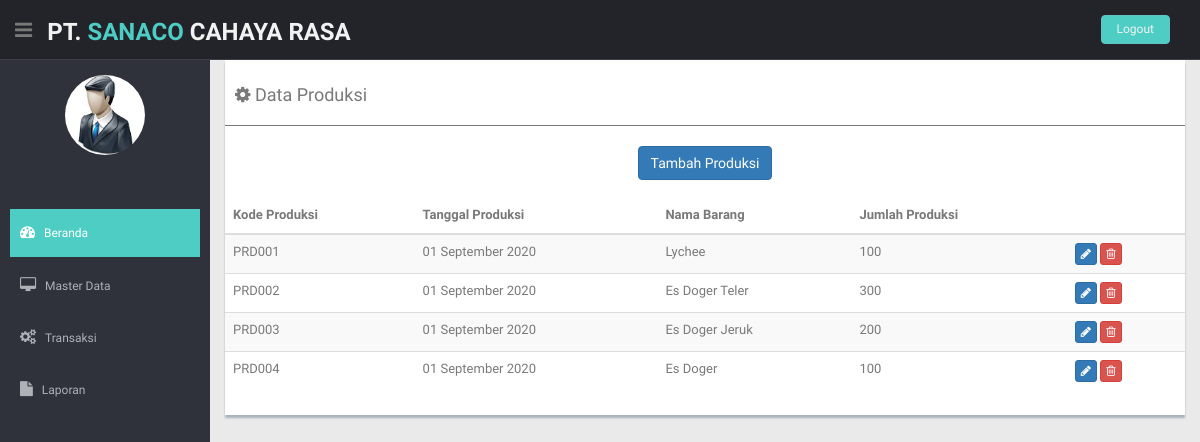
Page /admin/beranda.php?hal=data_produksi on the committed database.
### tables this page shows
CREATE TABLE `tb_produksi` (
  `kode_produksi` varchar(11) NOT NULL,
  `tanggal_produksi` date NOT NULL,
  `kode_barang` varchar(10) NOT NULL,
  `jumlah_produksi` int(11) NOT NULL
);

CREATE TABLE `tb_barang` (
  `kode_barang` varchar(10) NOT NULL,
  `nama_barang` varchar(20) NOT NULL,
  `kode_kategori` varchar(10) NOT NULL,
  `spesifikasi` varchar(25) NOT NULL,
  `stock` int(10) NOT NULL
);

### admin/fungsi_tanggal.php (called while the page is built)
<?php
    function tgl_indo($tanggal) {
        $bulan = array(
            1 => 'Januari',
            'Februari',
            'Maret',
            'April',
            'Mei',
            'Juni',
            'Juli',
            'Agustus',
            'September',
            'Oktober',
            'November',
            'Desember',
        );
        $pecahkan = explode('-', $tanggal);
        return $pecahkan[2] . ' ' . $bulan[(int) $pecahkan[1]] . ' ' . $pecahkan[0];
    }
?>

### admin/data_produksi/data_produksi.php (the view, shortened to what this page needs)
<?php
    include "fungsi_tanggal.php";
?>
<section id="main-content">
    <section class="wrapper">
    <div class="row ">
          <div class="col-md-12">
            <div class="content-panel">
              <table class="table table-striped table-advance table-hover">
                <h4><i class="fa fa-cog"></i> Data Produksi</h4>
                <hr>
                <div class="text-center">
                    <a href="?hal=tambah_produksi" class="btn btn-primary">Tambah Produksi</a>
                </div>
                <br>
                <thead>
                    <?php
                        include "../koneksi.php";
                        $query = mysqli_query($connect,"SELECT * FROM tb_produksi left join tb_barang on tb_produksi.kode_barang = tb_barang.kode_barang");
                    ?>
                  <tr>
                    <th class="hidden-phone">Kode Produksi</th>
                    <th class="hidden-phone">Tanggal Produksi</th>
                    <th class="hidden-phone">Nama Barang</th>
                    <th class="hidden-phone">Jumlah Produksi</th>
                    <th></th>
                  </tr>
                </thead>
                <tbody>
                    <?php
                        while($data = mysqli_fetch_array($query)) {
                    ?>
                        <td class="hidden-phone"><?php echo $data['kode_produksi'] ?></td>
                        <td class="hidden-phone"><?php echo tgl_indo ($data['tanggal_produksi']); ?></td>
                        <td class="hidden-phone"><?php echo $data['nama_barang'] ?></td>
                        <td class="hidden-phone"><?php echo $data['jumlah_produksi'] ?></td>
                    <td>
                      <a href="beranda.php?hal=ubah_produksi&kode_produksi=<?php echo $data['kode_produksi']?>" class="btn btn-primary btn-xs"><i class="fa fa-pencil"></i></a>
                      <a href="data_produksi/hapus_produksi.php?kode_produksi=<?php echo $data['kode_produksi'] ?>" class="btn btn-danger btn-xs" onclick="return confirm ('Yakin akan menghapus data ini?')"><i class="fa fa-trash-o "></i></a>
                    </td>
                  <?php
                        }
                  ?>
                </tbody>
              </table>
            </div>
          </div>
        </div>
    </section>
</section>

### css/style.css (style rules this page uses)
body { color: #797979; background: #eaeaea; font-family: 'Ruda', sans-serif; padding: 0px !important; margin: 0px !important; font-size:13px; }
a, a:hover, a:focus { text-decoration: none; outline: none; }
hr { margin-top: 20px; margin-bottom: 20px; border: 0; border-top: 1px solid #797979; }
#main-content { margin-left: 210px; }
.wrapper { display: inline-block; margin-top: 60px; padding-left: 15px; padding-right: 15px; padding-bottom: 15px; padding-top: 0px; width: 100%; }
.content-panel { background: #ffffff; box-shadow: 0px 3px 2px #aab2bd; padding-top: 15px; padding-bottom: 5px; }
.content-panel h4 { margin-left: 10px; }

### rows in the picture
tb_produksi: kode_produksi "PRD001", tanggal_produksi "01 September 2020", kode_barang.nama_barang "Lychee", jumlah_produksi "100"
tb_produksi: kode_produksi "PRD002", tanggal_produksi "01 September 2020", kode_barang.nama_barang "Es Doger Teler", jumlah_produksi "300"
tb_produksi: kode_produksi "PRD003", tanggal_produksi "01 September 2020", kode_barang.nama_barang "Es Doger Jeruk", jumlah_produksi "200"
tb_produksi: kode_produksi "PRD004", tanggal_produksi "01 September 2020", kode_barang.nama_barang "Es Doger", jumlah_produksi "100"
